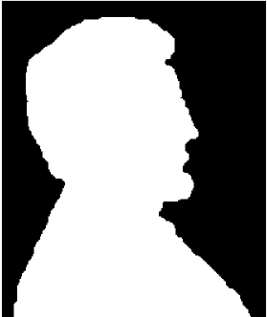
#> input picture 4Y1S/Digital Image Processing/images/Boundary_Extraction.png, 267 x 317 px
$ python 5_C.py
#> lines starting #> are read from the running program, lines starting #| are printed output that depends on the picture; after the words box and inside, x2 and y2 are one past the last pixel; in counts of white or black regions, pixels touching at a corner belong together
import numpy as np
import cv2
import matplotlib.pyplot as plt

img=cv2.imread('images/Boundary_Extraction.png',0)
#> img: shape (317, 267); min 0, max 255, mean 140.2
img=cv2.resize(img,(512,512))
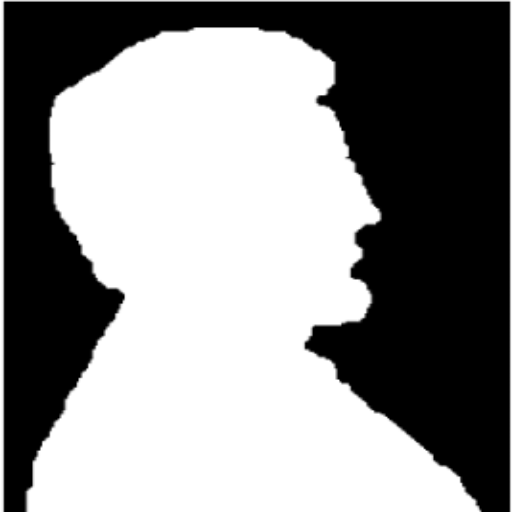
#> img: shape (512, 512); min 0, max 255, mean 140.2

def erosion(img,mask):
    row,col=img.shape
    temp=np.zeros((row,col),dtype=np.uint8)

    for r in range (0,row):
        for c in range (0,col):
            cnt=0
            for i in range (0,3):
                for j in range (0,3):
                    nr=i+r-1
                    nc=j+c-1
                    if(nr>=0 and nc>=0) and (nr<row and nc<col):
                        if (mask[i][j]==1 and img[nr][nc]==1):
                            cnt+=1
            if (cnt==5):
                temp[r,c]=1
    return temp


struct_element=[[0,1,0],
                [1,1,1],
                [0,1,0]]
img=img/256
img=np.floor(img*2)
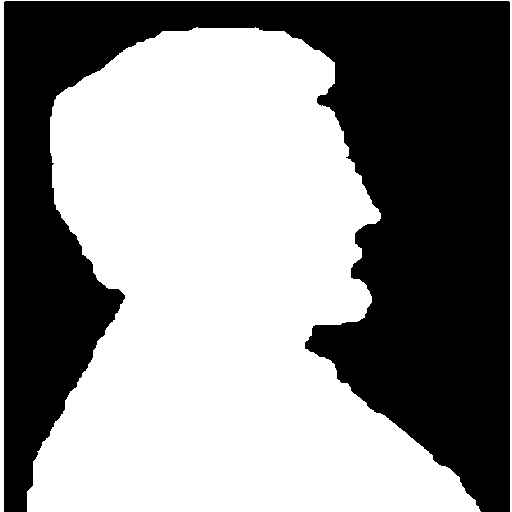
#> img: shape (512, 512) float64; values 0 (black) and 1 (white), 55% white; 1 black region, box (x1, y1, x2, y2) and area: (4, 1, 510, 512) 118010
img=np.uint8(img)

img2=erosion(img,struct_element)
#> after the loop in erosion, `for r in range (0,row):`:
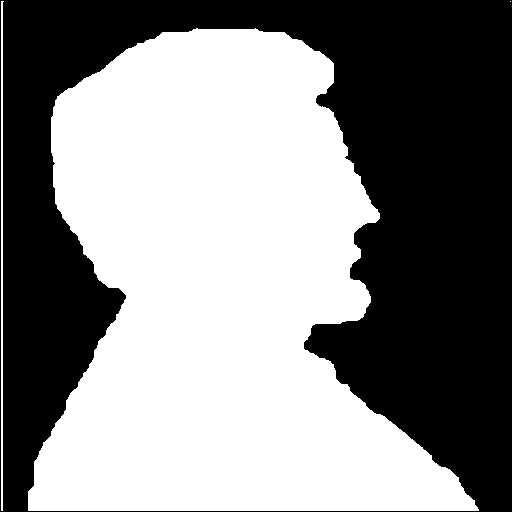
#> temp: shape (512, 512); values 0 (black) and 1 (white), 53.3% white; 1 black region, box (x1, y1, x2, y2) and area: (0, 0, 512, 512) 122357
img2=img-img2
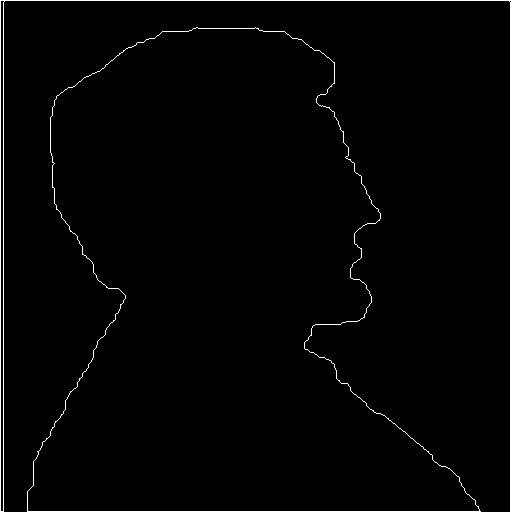
#> img2: shape (512, 512); values 0 (black) and 1 (white), 1.7% white in thin lines or dots
plt.subplot(2,2,1)
plt.imshow(img,cmap='gray')

plt.subplot(2,2,2)
plt.imshow(img2,cmap='gray')


plt.show()


# [116 lines of commented-out code are left out]

$ run again, with 4Y1S/Digital Image Processing/images/finger.jpg saved as 4Y1S/Digital Image Processing/images/Boundary_Extraction.png
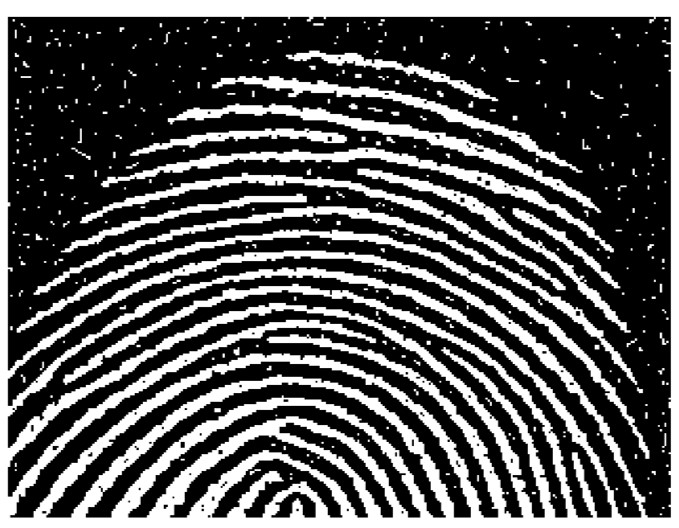
#> input picture 4Y1S/Digital Image Processing/images/finger.jpg, 679 x 528 px
#> img is the input picture: shape (528, 679); min 0, max 255, mean 86.5
#> `img=np.floor(img*2)`:
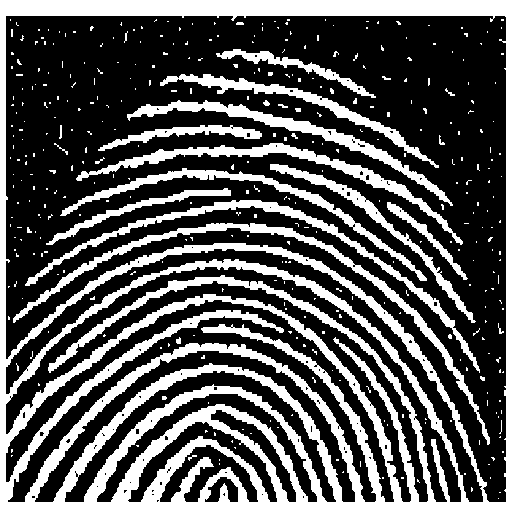
#> img: shape (512, 512) float64; values 0 (black) and 1 (white), 33.7% white; 385 white regions (357 under 20 px), largest, box (x1, y1, x2, y2) and area: (0, 0, 512, 512) 60504, (13, 223, 490, 445) 3924, (25, 200, 480, 373) 3473
#> `img2=img-img2`:
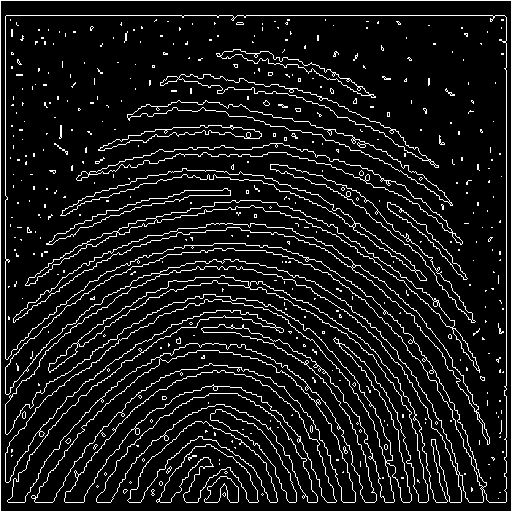
#> img2: shape (512, 512); values 0 (black) and 1 (white), 9.6% white in thin lines or dots

$ run again, with 4Y1S/Digital Image Processing/images/Rose.png copied over 4Y1S/Digital Image Processing/images/Boundary_Extraction.png
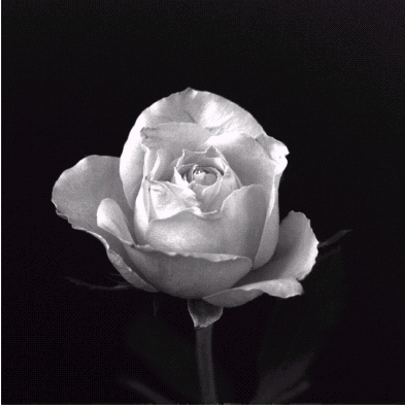
#> input picture 4Y1S/Digital Image Processing/images/Rose.png, 405 x 405 px
#> `img=np.floor(img*2)`:
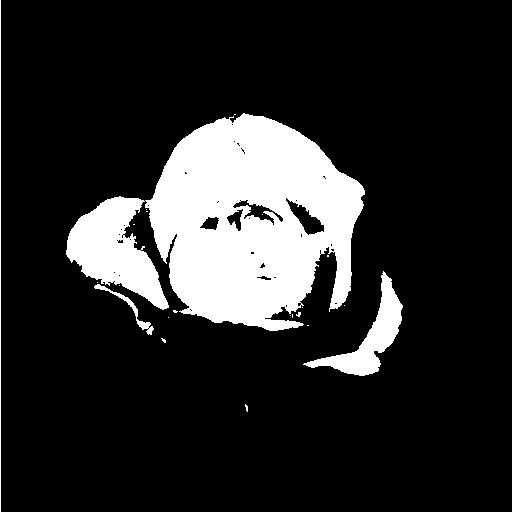
#> img: shape (512, 512) float64; values 0 (black) and 1 (white), 16% white; 22 white regions (18 under 20 px), largest, box (x1, y1, x2, y2) and area: (66, 113, 365, 331) 38090, (303, 271, 403, 376) 2806, (0, 0, 1, 512) 512, (94, 284, 154, 335) 337
#> img2: shape (512, 512); values 0 (black) and 1 (white), 1.2% white in thin lines or dots, all inside (x1, y1, x2, y2) = (0, 0, 403, 512)
#> `plt.show()`:
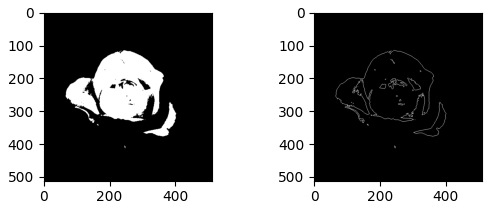
#> figure drawn by matplotlib, 2 panels
